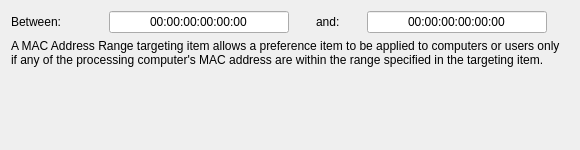
<?xml version="1.0" encoding="UTF-8"?>
<ui version="4.0">
 <class>MacAdderessRangeWidget</class>
 <widget class="QWidget" name="MacAdderessRangeWidget">
  <property name="geometry">
   <rect>
    <x>0</x>
    <y>0</y>
    <width>576</width>
    <height>150</height>
   </rect>
  </property>
  <property name="sizePolicy">
   <sizepolicy hsizetype="Preferred" vsizetype="Preferred">
    <horstretch>0</horstretch>
    <verstretch>0</verstretch>
   </sizepolicy>
  </property>
  <property name="minimumSize">
   <size>
    <width>0</width>
    <height>150</height>
   </size>
  </property>
  <property name="windowTitle">
   <string/>
  </property>
  <layout class="QGridLayout" name="gridLayout">
   <item row="0" column="0">
    <widget class="QLabel" name="betweenLabel">
     <property name="sizePolicy">
      <sizepolicy hsizetype="Maximum" vsizetype="Preferred">
       <horstretch>0</horstretch>
       <verstretch>0</verstretch>
      </sizepolicy>
     </property>
     <property name="text">
      <string>Between:</string>
     </property>
     <property name="buddy">
      <cstring>betweenLineEdit</cstring>
     </property>
    </widget>
   </item>
   <item row="0" column="1">
    <widget class="QLineEdit" name="betweenLineEdit">
     <property name="sizePolicy">
      <sizepolicy hsizetype="Fixed" vsizetype="Fixed">
       <horstretch>0</horstretch>
       <verstretch>0</verstretch>
      </sizepolicy>
     </property>
     <property name="minimumSize">
      <size>
       <width>180</width>
       <height>0</height>
      </size>
     </property>
     <property name="maximumSize">
      <size>
       <width>180</width>
       <height>16777215</height>
      </size>
     </property>
     <property name="inputMask">
      <string/>
     </property>
     <property name="text">
      <string>00:00:00:00:00:00</string>
     </property>
     <property name="maxLength">
      <number>32767</number>
     </property>
     <property name="cursorPosition">
      <number>17</number>
     </property>
     <property name="alignment">
      <set>Qt::AlignCenter</set>
     </property>
    </widget>
   </item>
   <item row="0" column="2">
    <widget class="QLabel" name="andLabel">
     <property name="sizePolicy">
      <sizepolicy hsizetype="Maximum" vsizetype="Preferred">
       <horstretch>0</horstretch>
       <verstretch>0</verstretch>
      </sizepolicy>
     </property>
     <property name="text">
      <string>and:</string>
     </property>
     <property name="buddy">
      <cstring>andLineEdit</cstring>
     </property>
    </widget>
   </item>
   <item row="0" column="3">
    <widget class="QLineEdit" name="andLineEdit">
     <property name="sizePolicy">
      <sizepolicy hsizetype="Fixed" vsizetype="Fixed">
       <horstretch>0</horstretch>
       <verstretch>0</verstretch>
      </sizepolicy>
     </property>
     <property name="minimumSize">
      <size>
       <width>180</width>
       <height>0</height>
      </size>
     </property>
     <property name="maximumSize">
      <size>
       <width>180</width>
       <height>16777215</height>
      </size>
     </property>
     <property name="inputMask">
      <string/>
     </property>
     <property name="text">
      <string>00:00:00:00:00:00</string>
     </property>
     <property name="maxLength">
      <number>32767</number>
     </property>
     <property name="cursorPosition">
      <number>17</number>
     </property>
     <property name="alignment">
      <set>Qt::AlignCenter</set>
     </property>
    </widget>
   </item>
   <item row="1" column="0" colspan="4">
    <widget class="QLabel" name="label">
     <property name="text">
      <string>A MAC Address Range targeting item allows a preference item to be applied to computers or users only if any of the processing computer's MAC address are within the range specified in the targeting item.</string>
     </property>
     <property name="wordWrap">
      <bool>true</bool>
     </property>
    </widget>
   </item>
   <item row="2" column="0" colspan="4">
    <spacer name="verticalSpacer">
     <property name="orientation">
      <enum>Qt::Vertical</enum>
     </property>
     <property name="sizeHint" stdset="0">
      <size>
       <width>558</width>
       <height>137</height>
      </size>
     </property>
    </spacer>
   </item>
  </layout>
 </widget>
 <resources/>
 <connections/>
</ui>
